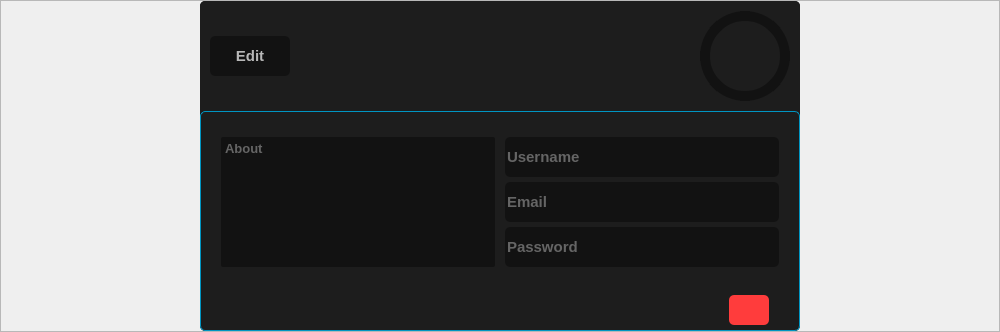
               <widget class="QFrame" name="frame_55">
                <property name="minimumSize">
                 <size>
                  <width>1000</width>
                  <height>0</height>
                 </size>
                </property>
                <property name="frameShape">
                 <enum>QFrame::StyledPanel</enum>
                </property>
                <property name="frameShadow">
                 <enum>QFrame::Raised</enum>
                </property>
                <layout class="QHBoxLayout" name="horizontalLayout_38">
                 <property name="spacing">
                  <number>0</number>
                 </property>
                 <property name="leftMargin">
                  <number>0</number>
                 </property>
                 <property name="topMargin">
                  <number>0</number>
                 </property>
                 <property name="rightMargin">
                  <number>0</number>
                 </property>
                 <property name="bottomMargin">
                  <number>0</number>
                 </property>
                 <item>
                  <spacer name="horizontalSpacer_16">
                   <property name="orientation">
                    <enum>Qt::Horizontal</enum>
                   </property>
                   <property name="sizeHint" stdset="0">
                    <size>
                     <width>40</width>
                     <height>20</height>
                    </size>
                   </property>
                  </spacer>
                 </item>
                 <item>
                  <widget class="QFrame" name="user_frame">
                   <property name="maximumSize">
                    <size>
                     <width>600</width>
                     <height>330</height>
                    </size>
                   </property>
                   <property name="focusPolicy">
                    <enum>Qt::NoFocus</enum>
                   </property>
                   <property name="styleSheet">
                    <string notr="true">background-color: rgb(29, 29, 29);
border-radius:5px;</string>
                   </property>
                   <property name="frameShape">
                    <enum>QFrame::NoFrame</enum>
                   </property>
                   <property name="frameShadow">
                    <enum>QFrame::Raised</enum>
                   </property>
                   <layout class="QVBoxLayout" name="verticalLayout_35">
                    <property name="spacing">
                     <number>10</number>
                    </property>
                    <property name="leftMargin">
                     <number>0</number>
                    </property>
                    <property name="topMargin">
                     <number>0</number>
                    </property>
                    <property name="rightMargin">
                     <number>0</number>
                    </property>
                    <property name="bottomMargin">
                     <number>0</number>
                    </property>
                    <item>
                     <widget class="QFrame" name="frame_10">
                      <property name="maximumSize">
                       <size>
                        <width>16777215</width>
                        <height>110</height>
                       </size>
                      </property>
                      <property name="frameShape">
                       <enum>QFrame::NoFrame</enum>
                      </property>
                      <property name="frameShadow">
                       <enum>QFrame::Raised</enum>
                      </property>
                      <layout class="QHBoxLayout" name="horizontalLayout_13">
                       <property name="spacing">
                        <number>0</number>
                       </property>
                       <property name="leftMargin">
                        <number>10</number>
                       </property>
                       <property name="topMargin">
                        <number>10</number>
                       </property>
                       <property name="rightMargin">
                        <number>10</number>
                       </property>
                       <property name="bottomMargin">
                        <number>0</number>
                       </property>
                       <item>
                        <widget class="QPushButton" name="user_pass_edit">
                         <property name="minimumSize">
                          <size>
                           <width>80</width>
                           <height>40</height>
                          </size>
                         </property>
                         <property name="font">
                          <font>
                           <pointsize>11</pointsize>
                           <bold>true</bold>
                          </font>
                         </property>
                         <property name="cursor">
                          <cursorShape>PointingHandCursor</cursorShape>
                         </property>
                         <property name="focusPolicy">
                          <enum>Qt::NoFocus</enum>
                         </property>
                         <property name="styleSheet">
                          <string notr="true">border-radius: 5px;
background-color: rgb(18, 18, 18);
color: rgb(184, 184, 184);</string>
                         </property>
                         <property name="text">
                          <string>Edit</string>
                         </property>
                         <property name="flat">
                          <bool>true</bool>
                         </property>
                        </widget>
                       </item>
                       <item>
                        <spacer name="horizontalSpacer_4">
                         <property name="orientation">
                          <enum>Qt::Horizontal</enum>
                         </property>
                         <property name="sizeHint" stdset="0">
                          <size>
                           <width>213</width>
                           <height>20</height>
                          </size>
                         </property>
                        </spacer>
                       </item>
                       <item>
                        <widget class="QPushButton" name="user_avatar">
                         <property name="minimumSize">
                          <size>
                           <width>90</width>
                           <height>90</height>
                          </size>
                         </property>
                         <property name="maximumSize">
                          <size>
                           <width>90</width>
                           <height>90</height>
                          </size>
                         </property>
                         <property name="cursor">
                          <cursorShape>PointingHandCursor</cursorShape>
                         </property>
                         <property name="focusPolicy">
                          <enum>Qt::NoFocus</enum>
                         </property>
                         <property name="styleSheet">
                          <string notr="true">border-radius:45px;
border: 10px solid #121212;</string>
                         </property>
                         <property name="text">
                          <string/>
                         </property>
                         <property name="iconSize">
                          <size>
                           <width>90</width>
                           <height>90</height>
                          </size>
                         </property>
                         <property name="flat">
                          <bool>true</bool>
                         </property>
                        </widget>
                       </item>
                      </layout>
                     </widget>
                    </item>
                    <item>
                     <widget class="QFrame" name="frame_9">
                      <property name="styleSheet">
                       <string notr="true">QFrame#frame_9{
border: 1px solid #0095c2;
}</string>
                      </property>
                      <property name="frameShape">
                       <enum>QFrame::NoFrame</enum>
                      </property>
                      <property name="frameShadow">
                       <enum>QFrame::Raised</enum>
                      </property>
                      <layout class="QVBoxLayout" name="verticalLayout_36">
                       <property name="spacing">
                        <number>0</number>
                       </property>
                       <property name="leftMargin">
                        <number>20</number>
                       </property>
                       <property name="topMargin">
                        <number>20</number>
                       </property>
                       <property name="rightMargin">
                        <number>20</number>
                       </property>
                       <property name="bottomMargin">
                        <number>5</number>
                       </property>
                       <item>
                        <widget class="QFrame" name="frame_56">
                         <property name="minimumSize">
                          <size>
                           <width>0</width>
                           <height>100</height>
                          </size>
                         </property>
                         <property name="frameShape">
                          <enum>QFrame::StyledPanel</enum>
                         </property>
                         <property name="frameShadow">
                          <enum>QFrame::Raised</enum>
                         </property>
                         <layout class="QHBoxLayout" name="horizontalLayout_42">
                          <property name="spacing">
                           <number>10</number>
                          </property>
                          <property name="leftMargin">
                           <number>0</number>
                          </property>
                          <property name="topMargin">
                           <number>0</number>
                          </property>
                          <property name="rightMargin">
                           <number>0</number>
                          </property>
                          <property name="bottomMargin">
                           <number>0</number>
                          </property>
                          <item>
                           <widget class="QFrame" name="frame_19">
                            <property name="minimumSize">
                             <size>
                              <width>200</width>
                              <height>0</height>
                             </size>
                            </property>
                            <property name="styleSheet">
                             <string notr="true">QScrollBar:vertical {
	 border:none;
		background: #323232;
		width:5px;
	margin:15px 0 15px 0;
	border-radius:0px;
    }
QScrollBar::handle:vertical {
	background-color: #222222;
        min-height:20px;
	border-radius:5px;
    }
QScrollBar::add-line:vertical {
        background-color: rgb(44, 44, 44);
     height: 0px;
     subcontrol-position: bottom;
    subcontrol-origin: margin;
    }
 QScrollBar::sub-line:vertical {
  background-color: rgb(44, 44, 44);
       height: 0 px;
       subcontrol-position: top;
       subcontrol-origin: margin;
    }
QScrollBar::up-arrow:vertical, QScrollBar::down-aroow:vertical{
	background:none;
}
QScrollBar::add-page:vertical, QScrollBar::sub-page:vertical{
	background:none;
}</string>
                            </property>
                            <property name="frameShape">
                             <enum>QFrame::WinPanel</enum>
                            </property>
                            <property name="frameShadow">
                             <enum>QFrame::Raised</enum>
                            </property>
                            <layout class="QVBoxLayout" name="verticalLayout_37">
                             <property name="spacing">
                              <number>5</number>
                             </property>
                             <property name="leftMargin">
                              <number>0</number>
                             </property>
                             <property name="topMargin">
                              <number>5</number>
                             </property>
                             <property name="rightMargin">
                              <number>0</number>
                             </property>
                             <property name="bottomMargin">
                              <number>8</number>
                             </property>
                             <item>
                              <widget class="QTextEdit" name="user_about">
                               <property name="minimumSize">
                                <size>
                                 <width>0</width>
                                 <height>0</height>
                                </size>
                               </property>
                               <property name="font">
                                <font>
                                 <pointsize>10</pointsize>
                                 <bold>true</bold>
                                </font>
                               </property>
                               <property name="focusPolicy">
                                <enum>Qt::ClickFocus</enum>
                               </property>
                               <property name="layoutDirection">
                                <enum>Qt::LeftToRight</enum>
                               </property>
                               <property name="styleSheet">
                                <string notr="true">background-color: rgb(18, 18, 18);
border-radius:2px;
color: rgb(184, 184, 184);</string>
                               </property>
                               <property name="readOnly">
                                <bool>false</bool>
                               </property>
                               <property name="placeholderText">
                                <string>About</string>
                               </property>
                              </widget>
                             </item>
                            </layout>
                           </widget>
                          </item>
                          <item>
                           <widget class="QFrame" name="frame_59">
                            <property name="frameShape">
                             <enum>QFrame::StyledPanel</enum>
                            </property>
                            <property name="frameShadow">
                             <enum>QFrame::Raised</enum>
                            </property>
                            <layout class="QVBoxLayout" name="verticalLayout_71">
                             <property name="spacing">
                              <number>0</number>
                             </property>
                             <property name="leftMargin">
                              <number>0</number>
                             </property>
                             <property name="topMargin">
                              <number>0</number>
                             </property>
                             <property name="rightMargin">
                              <number>0</number>
                             </property>
                             <property name="bottomMargin">
                              <number>0</number>
                             </property>
                             <item>
                              <widget class="QLineEdit" name="user_name">
                               <property name="minimumSize">
                                <size>
                                 <width>0</width>
                                 <height>40</height>
                                </size>
                               </property>
                               <property name="maximumSize">
                                <size>
                                 <width>16777215</width>
                                 <height>40</height>
                                </size>
                               </property>
                               <property name="font">
                                <font>
                                 <pointsize>11</pointsize>
                                 <bold>true</bold>
                                </font>
                               </property>
                               <property name="styleSheet">
                                <string notr="true">padding-right:5px;
border-radius: 5px;
background-color: rgb(18, 18, 18);
color: rgb(184, 184, 184);</string>
                               </property>
                               <property name="text">
                                <string/>
                               </property>
                               <property name="maxLength">
                                <number>30</number>
                               </property>
                               <property name="placeholderText">
                                <string>Username</string>
                               </property>
                              </widget>
                             </item>
                             <item>
                              <widget class="QLineEdit" name="user_email">
                               <property name="minimumSize">
                                <size>
                                 <width>0</width>
                                 <height>40</height>
                                </size>
                               </property>
                               <property name="maximumSize">
                                <size>
                                 <width>16777215</width>
                                 <height>40</height>
                                </size>
                               </property>
                               <property name="font">
                                <font>
                                 <pointsize>11</pointsize>
                                 <bold>true</bold>
                                </font>
                               </property>
                               <property name="styleSheet">
                                <string notr="true">padding-right:5px;
border-radius: 5px;
background-color: rgb(18, 18, 18);
color: rgb(184, 184, 184);</string>
                               </property>
                               <property name="text">
                                <string/>
                               </property>
                               <property name="maxLength">
                                <number>30</number>
                               </property>
                               <property name="placeholderText">
                                <string>Email</string>
                               </property>
                              </widget>
                             </item>
                             <item>
                              <widget class="QLineEdit" name="user_pass">
                               <property name="minimumSize">
                                <size>
                                 <width>0</width>
                                 <height>40</height>
                                </size>
                               </property>
                               <property name="maximumSize">
                                <size>
                                 <width>16777215</width>
                                 <height>40</height>
                                </size>
                               </property>
                               <property name="font">
                                <font>
                                 <pointsize>11</pointsize>
                                 <bold>true</bold>
                                </font>
                               </property>
                               <property name="styleSheet">
                                <string notr="true">padding-right:5px;
border-radius: 5px;
background-color: rgb(18, 18, 18);
color: rgb(184, 184, 184);</string>
                               </property>
                               <property name="text">
                                <string/>
                               </property>
                               <property name="maxLength">
                                <number>30</number>
                               </property>
                               <property name="placeholderText">
                                <string>Password</string>
                               </property>
                              </widget>
                             </item>
                            </layout>
                           </widget>
                          </item>
                         </layout>
                        </widget>
                       </item>
                       <item>
                        <widget class="QFrame" name="frame_11">
                         <property name="frameShape">
                          <enum>QFrame::StyledPanel</enum>
                         </property>
                         <property name="frameShadow">
                          <enum>QFrame::Raised</enum>
                         </property>
                         <layout class="QHBoxLayout" name="horizontalLayout_14">
                          <property name="spacing">
                           <number>20</number>
                          </property>
                          <property name="leftMargin">
                           <number>0</number>
                          </property>
                          <property name="topMargin">
                           <number>0</number>
                          </property>
                          <property name="rightMargin">
                           <number>20</number>
                          </property>
                          <property name="bottomMargin">
                           <number>0</number>
                          </property>
                         </layout>
                        </widget>
                       </item>
                       <item>
                        <widget class="QFrame" name="frame_12">
                         <property name="frameShape">
                          <enum>QFrame::NoFrame</enum>
                         </property>
                         <property name="frameShadow">
                          <enum>QFrame::Raised</enum>
                         </property>
                         <layout class="QHBoxLayout" name="horizontalLayout_18">
                          <property name="spacing">
                           <number>20</number>
                          </property>
                          <property name="leftMargin">
                           <number>0</number>
                          </property>
                          <property name="topMargin">
                           <number>0</number>
                          </property>
                          <property name="rightMargin">
                           <number>20</number>
                          </property>
                          <property name="bottomMargin">
                           <number>0</number>
                          </property>
                         </layout>
                        </widget>
                       </item>
                       <item>
                        <widget class="QFrame" name="frame_17">
                         <property name="frameShape">
                          <enum>QFrame::NoFrame</enum>
                         </property>
                         <property name="frameShadow">
                          <enum>QFrame::Raised</enum>
                         </property>
                         <layout class="QHBoxLayout" name="horizontalLayout_19">
                          <property name="spacing">
                           <number>20</number>
                          </property>
                          <property name="leftMargin">
                           <number>0</number>
                          </property>
                          <property name="topMargin">
                           <number>0</number>
                          </property>
                          <property name="rightMargin">
                           <number>20</number>
                          </property>
                          <property name="bottomMargin">
                           <number>0</number>
                          </property>
                         </layout>
                        </widget>
                       </item>
                       <item>
                        <spacer name="verticalSpacer_9">
                         <property name="orientation">
                          <enum>Qt::Vertical</enum>
                         </property>
                         <property name="sizeType">
                          <enum>QSizePolicy::Fixed</enum>
                         </property>
                         <property name="sizeHint" stdset="0">
                          <size>
                           <width>20</width>
                           <height>20</height>
                          </size>
                         </property>
                        </spacer>
                       </item>
                       <item>
                        <widget class="QFrame" name="frame_18">
                         <property name="maximumSize">
                          <size>
                           <width>16777215</width>
                           <height>30</height>
                          </size>
                         </property>
                         <property name="frameShape">
                          <enum>QFrame::NoFrame</enum>
                         </property>
                         <property name="frameShadow">
                          <enum>QFrame::Raised</enum>
                         </property>
                         <layout class="QHBoxLayout" name="horizontalLayout_20">
                          <property name="spacing">
                           <number>0</number>
                          </property>
                          <property name="leftMargin">
                           <number>0</number>
                          </property>
                          <property name="topMargin">
                           <number>0</number>
                          </property>
                          <property name="rightMargin">
                           <number>10</number>
                          </property>
                          <property name="bottomMargin">
                           <number>0</number>
                          </property>
                          <item>
                           <widget class="QLabel" name="user_id">
                            <property name="styleSheet">
                             <string notr="true">color: rgb(52, 52, 52);</string>
                            </property>
                            <property name="text">
                             <string/>
                            </property>
                           </widget>
                          </item>
                          <item>
                           <spacer name="horizontalSpacer_6">
                            <property name="orientation">
                             <enum>Qt::Horizontal</enum>
                            </property>
                            <property name="sizeHint" stdset="0">
                             <size>
                              <width>503</width>
                              <height>17</height>
                             </size>
                            </property>
                           </spacer>
                          </item>
                          <item>
                           <widget class="QPushButton" name="user_logoutbtn">
                            <property name="minimumSize">
                             <size>
                              <width>40</width>
                              <height>30</height>
                             </size>
                            </property>
                            <property name="font">
                             <font>
                              <pointsize>11</pointsize>
                              <bold>true</bold>
                             </font>
                            </property>
                            <property name="cursor">
                             <cursorShape>PointingHandCursor</cursorShape>
                            </property>
                            <property name="focusPolicy">
                             <enum>Qt::NoFocus</enum>
                            </property>
                            <property name="styleSheet">
                             <string notr="true">border-radius: 5px;
background-color: rgb(255, 60, 60);
color: rgb(184, 184, 184);</string>
                            </property>
                            <property name="text">
                             <string/>
                            </property>
                            <property name="icon">
                             <iconset resource="res.qrc">
                              <normaloff>:/assets/icons/logout.svg</normaloff>:/assets/icons/logout.svg</iconset>
                            </property>
                            <property name="iconSize">
                             <size>
                              <width>30</width>
                              <height>30</height>
                             </size>
                            </property>
                            <property name="flat">
                             <bool>true</bool>
                            </property>
                           </widget>
                          </item>
                         </layout>
                        </widget>
                       </item>
                      </layout>
                     </widget>
                    </item>
                   </layout>
                  </widget>
                 </item>
                 <item>
                  <spacer name="horizontalSpacer_17">
                   <property name="orientation">
                    <enum>Qt::Horizontal</enum>
                   </property>
                   <property name="sizeHint" stdset="0">
                    <size>
                     <width>40</width>
                     <height>20</height>
                    </size>
                   </property>
                  </spacer>
                 </item>
                </layout>
               </widget>
